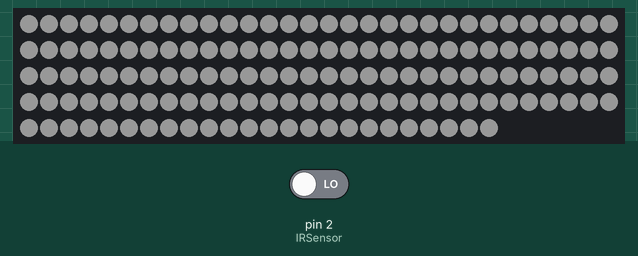
Simulated run of this sketch. Board: Arduino Uno, built with avr-gcc and run on an emulated ATmega328P. On the bench: 144 RGB LEDs in strip order, left to right, continuing on the next row. The test bench sets the inputs (shaded band); at power-on: pin 2 (IRSensor) LOW. Dim RGB values are drawn brighter than linear; what the sketch prints to the serial monitor is not drawn.

Above: at 1.2 s.
1.3 s: pin 2 (IRSensor) driven HIGH
Timing chart, 0 to 4.3 s (numbered marks = the images above; inputs shaded):
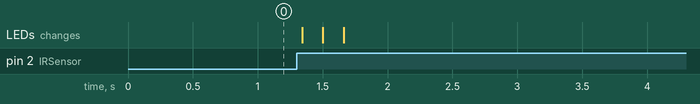

The sketch:

SquarBreath144_snakeinverted.ino
```cpp
#include <Adafruit_NeoPixel.h>
#define IRSensor    2
#define LED_PIN     7
#define LED_COUNT  144
#define BRIGHTNESS 50 // (max = 255)

Adafruit_NeoPixel strip(LED_COUNT, LED_PIN, NEO_GRBW + NEO_KHZ800);

void markers(){
    strip.fill(strip.Color(0, 0, 0, 125));
    strip.show();
}

void Square() {
// Parameters
  int whiteLength         = 3;
  float stripLength        =123;
  int      loops           = 4;
  int      loopNum        = 0;
  int      x              = 0;
  float maxbrightness     =255;
  float minbrightness = 125;
  int timer =16; // seconds
  float brightnessStep    =maxbrightness*(minbrightness/maxbrightness)*(stripLength/strip.numPixels())/timer*2;


// Timers
  unsigned long loopstart =0; //timing loops durations
  unsigned long loopend=0; //timing loops durations
  unsigned long dimtwoloopstart =0; //timing loops durations
  unsigned long dimtwoloopend=0; //timing loops durations

 //Initiate Serial communication.
  Serial.begin(9600);
  Serial.print("Brightness Step: ");
  Serial.println(brightnessStep);


  for (;;) { // Repeat loops value
     loopstart=millis();

    for (int i = 0; i < stripLength; i++) { // For each pixel on strip

      for (int j = minbrightness; j > 0; j = j - brightnessStep) {
            strip.setPixelColor(i, strip.Color(0, 0, 0, strip.gamma8(j)));
            strip.show();
        }
      for (int j = 0; j <= minbrightness; j = j + brightnessStep) {
        if ((loopNum >= 1) && (i < whiteLength)) {
          strip.setPixelColor(x = i - whiteLength + stripLength, strip.Color(0, 0, 0, strip.gamma8(j)));
          strip.show();
        } else
        {
        strip.setPixelColor(x = i - whiteLength, strip.Color(0, 0, 0, strip.gamma8(j)));
        strip.show();
        }
//dimtwoloopstart=millis();
//dimtwoloopend=millis();
//Serial.println((dimtwoloopend-dimtwoloopstart));
      }
      markers();
    }

           loopend=millis();
    if (++loopNum >= loops) return;

     Serial.print("Loop: ");
     Serial.println(loopNum);
     Serial.print("Loop Duration: ");
     Serial.println((loopend-loopstart)); //unsure why this is not providing the right time
  }
}
void setup(){
  strip.begin();
  strip.show();
  strip.setBrightness(BRIGHTNESS);

  pinMode (IRSensor, INPUT); // sensor pin INPUT
}

void loop() {

  int statusSensor = digitalRead (IRSensor);
  if (statusSensor == 1)
  {

    Square();
    strip.fill(strip.Color(0, 0, 0, 0));
    strip.show();

  }

  else
  {
    markers();
  }


}
```
